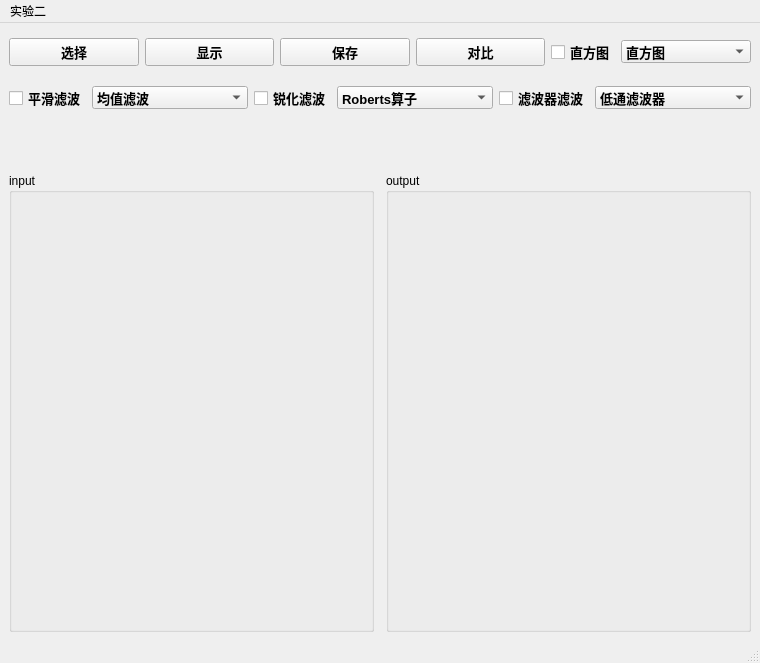
<?xml version="1.0" encoding="UTF-8"?>
<ui version="4.0">
 <class>MainWindow</class>
 <widget class="QMainWindow" name="MainWindow">
  <property name="geometry">
   <rect>
    <x>0</x>
    <y>0</y>
    <width>760</width>
    <height>663</height>
   </rect>
  </property>
  <property name="minimumSize">
   <size>
    <width>0</width>
    <height>3</height>
   </size>
  </property>
  <property name="windowTitle">
   <string>MainWindow</string>
  </property>
  <widget class="QWidget" name="centralwidget">
   <layout class="QHBoxLayout" name="horizontalLayout_4">
    <item>
     <layout class="QVBoxLayout" name="verticalLayout_4">
      <item>
       <layout class="QVBoxLayout" name="verticalLayout">
        <item>
         <layout class="QHBoxLayout" name="horizontalLayout_3">
          <item>
           <widget class="QPushButton" name="select">
            <property name="minimumSize">
             <size>
              <width>0</width>
              <height>0</height>
             </size>
            </property>
            <property name="font">
             <font>
              <pointsize>10</pointsize>
              <weight>75</weight>
              <bold>true</bold>
             </font>
            </property>
            <property name="text">
             <string>选择</string>
            </property>
           </widget>
          </item>
          <item>
           <widget class="QPushButton" name="show1">
            <property name="minimumSize">
             <size>
              <width>0</width>
              <height>0</height>
             </size>
            </property>
            <property name="font">
             <font>
              <pointsize>10</pointsize>
              <weight>75</weight>
              <bold>true</bold>
             </font>
            </property>
            <property name="text">
             <string>显示</string>
            </property>
           </widget>
          </item>
          <item>
           <widget class="QPushButton" name="save">
            <property name="minimumSize">
             <size>
              <width>0</width>
              <height>0</height>
             </size>
            </property>
            <property name="font">
             <font>
              <pointsize>10</pointsize>
              <weight>75</weight>
              <bold>true</bold>
             </font>
            </property>
            <property name="text">
             <string>保存</string>
            </property>
           </widget>
          </item>
          <item>
           <widget class="QPushButton" name="show_all">
            <property name="minimumSize">
             <size>
              <width>0</width>
              <height>0</height>
             </size>
            </property>
            <property name="font">
             <font>
              <pointsize>10</pointsize>
              <weight>75</weight>
              <bold>true</bold>
             </font>
            </property>
            <property name="text">
             <string>对比</string>
            </property>
           </widget>
          </item>
          <item>
           <widget class="QCheckBox" name="is_hist">
            <property name="sizePolicy">
             <sizepolicy hsizetype="Fixed" vsizetype="Fixed">
              <horstretch>0</horstretch>
              <verstretch>0</verstretch>
             </sizepolicy>
            </property>
            <property name="minimumSize">
             <size>
              <width>40</width>
              <height>40</height>
             </size>
            </property>
            <property name="font">
             <font>
              <pointsize>10</pointsize>
              <weight>75</weight>
              <bold>true</bold>
             </font>
            </property>
            <property name="text">
             <string>直方图</string>
            </property>
           </widget>
          </item>
          <item>
           <widget class="QComboBox" name="equhist">
            <property name="minimumSize">
             <size>
              <width>0</width>
              <height>0</height>
             </size>
            </property>
            <property name="font">
             <font>
              <pointsize>10</pointsize>
              <weight>75</weight>
              <bold>true</bold>
             </font>
            </property>
            <item>
             <property name="text">
              <string>直方图</string>
             </property>
            </item>
            <item>
             <property name="text">
              <string>直方图均衡化</string>
             </property>
            </item>
           </widget>
          </item>
         </layout>
        </item>
        <item>
         <layout class="QHBoxLayout" name="horizontalLayout">
          <item>
           <widget class="QCheckBox" name="is_pinghua">
            <property name="sizePolicy">
             <sizepolicy hsizetype="Fixed" vsizetype="Fixed">
              <horstretch>0</horstretch>
              <verstretch>0</verstretch>
             </sizepolicy>
            </property>
            <property name="minimumSize">
             <size>
              <width>40</width>
              <height>40</height>
             </size>
            </property>
            <property name="font">
             <font>
              <pointsize>10</pointsize>
              <weight>75</weight>
              <bold>true</bold>
             </font>
            </property>
            <property name="text">
             <string>平滑滤波</string>
            </property>
           </widget>
          </item>
          <item>
           <widget class="QComboBox" name="pinghua">
            <property name="minimumSize">
             <size>
              <width>0</width>
              <height>0</height>
             </size>
            </property>
            <property name="font">
             <font>
              <pointsize>10</pointsize>
              <weight>75</weight>
              <bold>true</bold>
             </font>
            </property>
            <item>
             <property name="text">
              <string>均值滤波</string>
             </property>
            </item>
            <item>
             <property name="text">
              <string>高斯模糊滤波</string>
             </property>
            </item>
            <item>
             <property name="text">
              <string>中值滤波</string>
             </property>
            </item>
           </widget>
          </item>
          <item>
           <widget class="QCheckBox" name="is_ruihua">
            <property name="sizePolicy">
             <sizepolicy hsizetype="Fixed" vsizetype="Fixed">
              <horstretch>0</horstretch>
              <verstretch>0</verstretch>
             </sizepolicy>
            </property>
            <property name="minimumSize">
             <size>
              <width>40</width>
              <height>40</height>
             </size>
            </property>
            <property name="font">
             <font>
              <pointsize>10</pointsize>
              <weight>75</weight>
              <bold>true</bold>
             </font>
            </property>
            <property name="text">
             <string>锐化滤波</string>
            </property>
           </widget>
          </item>
          <item>
           <widget class="QComboBox" name="ruihua">
            <property name="minimumSize">
             <size>
              <width>0</width>
              <height>0</height>
             </size>
            </property>
            <property name="font">
             <font>
              <pointsize>10</pointsize>
              <weight>75</weight>
              <bold>true</bold>
             </font>
            </property>
            <item>
             <property name="text">
              <string>Roberts算子</string>
             </property>
            </item>
            <item>
             <property name="text">
              <string>Prewitt算子</string>
             </property>
            </item>
            <item>
             <property name="text">
              <string>Sobel算子</string>
             </property>
            </item>
           </widget>
          </item>
          <item>
           <widget class="QCheckBox" name="is_filter">
            <property name="sizePolicy">
             <sizepolicy hsizetype="Fixed" vsizetype="Fixed">
              <horstretch>0</horstretch>
              <verstretch>0</verstretch>
             </sizepolicy>
            </property>
            <property name="minimumSize">
             <size>
              <width>40</width>
              <height>40</height>
             </size>
            </property>
            <property name="font">
             <font>
              <pointsize>10</pointsize>
              <weight>75</weight>
              <bold>true</bold>
             </font>
            </property>
            <property name="text">
             <string>滤波器滤波</string>
            </property>
           </widget>
          </item>
          <item>
           <widget class="QComboBox" name="filter">
            <property name="minimumSize">
             <size>
              <width>0</width>
              <height>0</height>
             </size>
            </property>
            <property name="font">
             <font>
              <pointsize>10</pointsize>
              <weight>75</weight>
              <bold>true</bold>
             </font>
            </property>
            <item>
             <property name="text">
              <string>低通滤波器</string>
             </property>
            </item>
            <item>
             <property name="text">
              <string>高通滤波器</string>
             </property>
            </item>
           </widget>
          </item>
         </layout>
        </item>
       </layout>
      </item>
      <item>
       <spacer name="verticalSpacer">
        <property name="orientation">
         <enum>Qt::Vertical</enum>
        </property>
        <property name="sizeType">
         <enum>QSizePolicy::Fixed</enum>
        </property>
        <property name="sizeHint" stdset="0">
         <size>
          <width>20</width>
          <height>40</height>
         </size>
        </property>
       </spacer>
      </item>
      <item>
       <layout class="QHBoxLayout" name="horizontalLayout_2" stretch="0,0">
        <property name="spacing">
         <number>12</number>
        </property>
        <property name="sizeConstraint">
         <enum>QLayout::SetNoConstraint</enum>
        </property>
        <property name="topMargin">
         <number>9</number>
        </property>
        <item>
         <widget class="QGroupBox" name="inuput">
          <property name="sizePolicy">
           <sizepolicy hsizetype="Preferred" vsizetype="Preferred">
            <horstretch>0</horstretch>
            <verstretch>0</verstretch>
           </sizepolicy>
          </property>
          <property name="title">
           <string>input</string>
          </property>
          <property name="flat">
           <bool>false</bool>
          </property>
          <layout class="QVBoxLayout" name="verticalLayout_2">
           <item>
            <widget class="QLabel" name="input_label">
             <property name="text">
              <string/>
             </property>
            </widget>
           </item>
          </layout>
         </widget>
        </item>
        <item>
         <widget class="QGroupBox" name="output">
          <property name="title">
           <string>output</string>
          </property>
          <layout class="QVBoxLayout" name="verticalLayout_3">
           <item>
            <widget class="QLabel" name="output_label">
             <property name="text">
              <string/>
             </property>
            </widget>
           </item>
          </layout>
         </widget>
        </item>
       </layout>
      </item>
     </layout>
    </item>
   </layout>
  </widget>
  <widget class="QMenuBar" name="menubar">
   <property name="geometry">
    <rect>
     <x>0</x>
     <y>0</y>
     <width>760</width>
     <height>23</height>
    </rect>
   </property>
   <widget class="QMenu" name="menu">
    <property name="title">
     <string>实验二</string>
    </property>
   </widget>
   <addaction name="menu"/>
  </widget>
  <widget class="QStatusBar" name="statusbar"/>
 </widget>
 <resources/>
 <connections/>
</ui>
